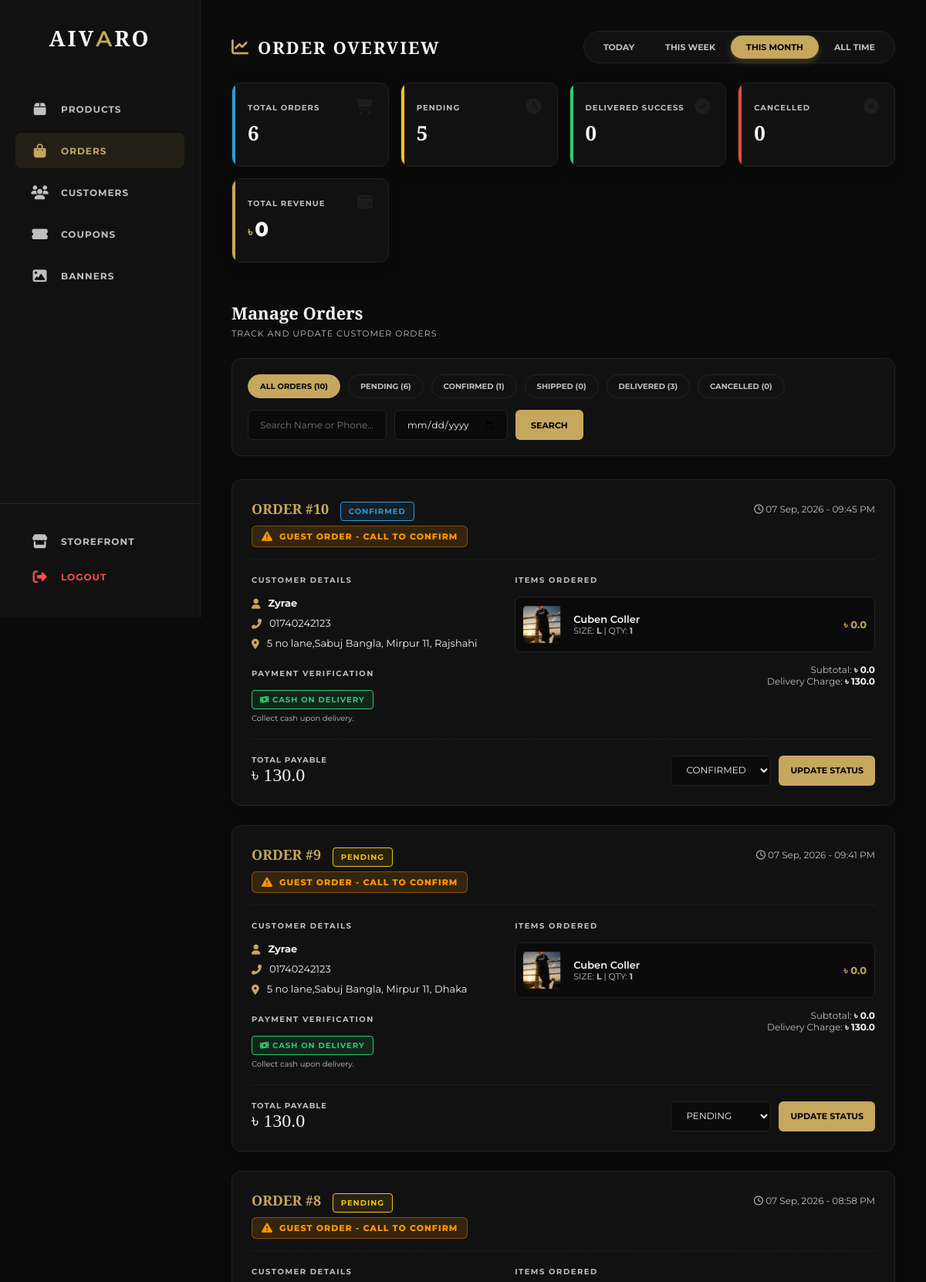
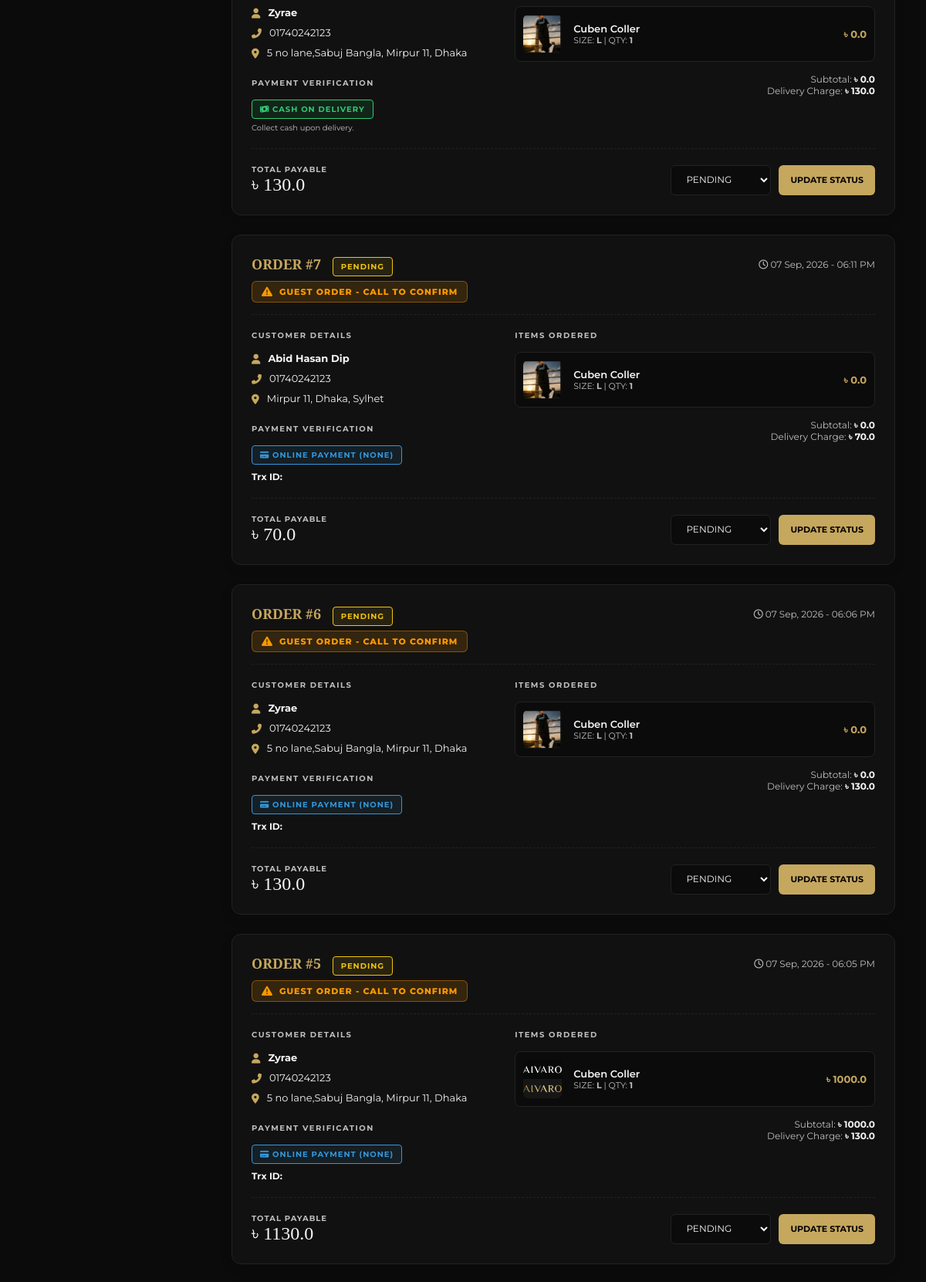
Page /admin/orders (signed in, upper part) on the committed database (2 pictures, top to bottom).
### app.py (models this page shows)
class Order(db.Model):
    id = db.Column(db.Integer, primary_key=True)
    user_id = db.Column(db.Integer, nullable=True)
    customer_name = db.Column(db.String(100), nullable=False)
    phone = db.Column(db.String(20), nullable=False)
    address = db.Column(db.String(200), nullable=False)
    delivery_charge = db.Column(db.Float, default=0.0)
    discount_amount = db.Column(db.Float, default=0.0)
    total_price = db.Column(db.Float, nullable=False)
    applied_coupon = db.Column(db.String(50), nullable=True)
    status = db.Column(db.String(20), default='Pending')
    date_ordered = db.Column(db.DateTime, default=datetime.now)
    payment_method = db.Column(db.String(50), default='COD')
    payment_gateway = db.Column(db.String(50), nullable=True)
    trx_id = db.Column(db.String(100), nullable=True)
    payment_screenshot = db.Column(db.String(200), nullable=True)
    items = db.relationship('OrderItem', backref='order', lazy=True)

class OrderItem(db.Model):
    id = db.Column(db.Integer, primary_key=True)
    order_id = db.Column(db.Integer, db.ForeignKey('order.id'), nullable=False)
    product_id = db.Column(db.Integer, nullable=False)
    product_name = db.Column(db.String(100), nullable=False)
    product_price = db.Column(db.Float, nullable=False)
    product_size = db.Column(db.String(50))
    product_image = db.Column(db.String(200))
    quantity = db.Column(db.Integer, nullable=False)

### app.py (the view, shortened to what this page needs)
@app.route('/admin/orders')
@login_required
def admin_orders():
    if not current_user.is_admin: return redirect(url_for('home'))
    today = datetime.now().date()
    start_of_week = today - timedelta(days=today.weekday())
    start_of_month = today.replace(day=1)
    all_orders = Order.query.all()
    stats = {
        'today': {'total': 0, 'pending': 0, 'delivered': 0, 'cancelled': 0, 'revenue': 0},
        'week': {'total': 0, 'pending': 0, 'delivered': 0, 'cancelled': 0, 'revenue': 0},
        'month': {'total': 0, 'pending': 0, 'delivered': 0, 'cancelled': 0, 'revenue': 0},
        'all_time': {'total': 0, 'pending': 0, 'delivered': 0, 'cancelled': 0, 'revenue': 0}
    }
    for o in all_orders:
        o_date = o.date_ordered.date()
        def update_stat(time_key):
            stats[time_key]['total'] += 1
            if o.status == 'Pending': stats[time_key]['pending'] += 1
            elif o.status == 'Delivered': stats[time_key]['delivered'] += 1; stats[time_key]['revenue'] += int(o.total_price)
            elif o.status == 'Cancelled': stats[time_key]['cancelled'] += 1
        update_stat('all_time')
        if o_date == today: update_stat('today')
        if o_date >= start_of_week: update_stat('week')
        if o_date >= start_of_month: update_stat('month')
    query = Order.query
    status_filter = request.args.get('status', 'All')
    filter_date = request.args.get('filter_date')
    search_query = request.args.get('search_query')
    if status_filter != 'All':
        query = query.filter(Order.status == status_filter)
    if search_query:
        query = query.filter(or_(Order.customer_name.ilike(f'%{search_query}%'), Order.phone.ilike(f'%{search_query}%')))
    orders = query.order_by(Order.date_ordered.desc()).all()
    counts = {
        'All': Order.query.count(),
        'Pending': Order.query.filter_by(status='Pending').count(),
        'Confirmed': Order.query.filter_by(status='Confirmed').count(),
        'Shipped': Order.query.filter_by(status='Shipped').count(),
        'Delivered': Order.query.filter_by(status='Delivered').count(),
        'Cancelled': Order.query.filter_by(status='Cancelled').count()
    }
    return render_template('admin_orders.html', orders=orders, counts=counts, stats=stats, current_status=status_filter, search_query=search_query, current_filter=filter_date)

### app.py (called while the page is built, shortened)
@app.after_request
def add_header(response):
    response.headers['Cache-Control'] = 'no-store, no-cache, must-revalidate, post-check=0, pre-check=0, max-age=0'
    response.headers['Pragma'] = 'no-cache'
    response.headers['Expires'] = '-1'
    return response

@login_manager.user_loader
def load_user(user_id):
    return User.query.get(int(user_id))

@app.before_request
def check_banned_user():
    if request.endpoint and 'static' in request.endpoint: return
    if current_user.is_authenticated and getattr(current_user, 'is_banned', False):
        logout_user()
        flash('Your account has been banned.', 'error')
        return redirect(url_for('login'))

@app.context_processor
def inject_global_data():
    data = {'cart_count': 0, 'is_birthday': False, 'bday_code': '', 'bday_discount': 0}
    if current_user.is_authenticated:
        items = CartItem.query.filter_by(user_id=current_user.id).all()
        data['cart_count'] = sum(item.quantity for item in items if item.product is not None)
    else:
        valid_count = sum(item.get('quantity', 1) for item in session.get('cart', []) if Product.query.get(item.get('product_id')))
        data['cart_count'] = valid_count
    return data

@app.context_processor
def inject_active_coupon():
    try: return dict(coupon=Coupon.query.filter_by(active=True).order_by(Coupon.id.desc()).first())
    except Exception: return dict(coupon=None)

### templates/admin_orders.html (shortened to what this page needs)
{% extends 'base.html' %}
{% block content %}
<div class="admin-layout">
    <aside class="admin-sidebar">
        <div class="sidebar-logo">AIV<span>A</span>RO</div>
        <nav class="sidebar-menu">
            <a href="/admin" class="sidebar-link"><i class="fas fa-box"></i> Products</a>
            <a href="/admin/orders" class="sidebar-link active"><i class="fas fa-shopping-bag"></i> Orders</a>
            <a href="/admin/users" class="sidebar-link"><i class="fas fa-users"></i> Customers</a>
            <a href="/admin/campaigns" class="sidebar-link"><i class="fas fa-ticket-alt"></i> Coupons</a>
            <a href="/admin/banners" class="sidebar-link"><i class="fas fa-image"></i> Banners</a>
        </nav>
        <div class="sidebar-bottom">
            <a href="/" class="sidebar-link" style="color: var(--muted-color);"><i class="fas fa-store"></i> Storefront</a>
            <a href="/logout" class="sidebar-link" style="color: #ff4d4d;"><i class="fas fa-sign-out-alt"></i> Logout</a>
        </div>
    </aside>
    <main class="admin-main">
        <div class="analytics-section">
            <div class="dashboard-header">
                <h2 class="dash-title"><i class="fas fa-chart-line" style="color: var(--accent-color);"></i> Order Overview</h2>
                <div class="time-filters">
                    <div class="stat-tab" id="tab-today" onclick="loadStats('today')">Today</div>
                    <div class="stat-tab" id="tab-week" onclick="loadStats('week')">This Week</div>
                    <div class="stat-tab active" id="tab-month" onclick="loadStats('month')">This Month</div>
                    <div class="stat-tab" id="tab-all_time" onclick="loadStats('all_time')">All Time</div>
                </div>
            </div>
            <div class="stats-grid">
                <div class="stat-card card-blue delay-1">
                    <i class="fas fa-shopping-cart stat-icon"></i>
                    <div class="stat-label">Total Orders</div>
                    <div class="stat-number" id="stat-total">0</div>
                </div>
                <div class="stat-card card-yellow delay-2">
                    <i class="fas fa-clock stat-icon"></i>
                    <div class="stat-label">Pending</div>
                    <div class="stat-number" id="stat-pending">0</div>
                </div>
                <div class="stat-card card-green delay-3">
                    <i class="fas fa-check-circle stat-icon"></i>
                    <div class="stat-label">Delivered Success</div>
                    <div class="stat-number" id="stat-delivered">0</div>
                </div>
                <div class="stat-card card-red delay-4">
                    <i class="fas fa-times-circle stat-icon"></i>
                    <div class="stat-label">Cancelled</div>
                    <div class="stat-number" id="stat-cancelled">0</div>
                </div>
                <div class="stat-card card-gold delay-5">
                    <i class="fas fa-wallet stat-icon"></i>
                    <div class="stat-label">Total Revenue</div>
                    <div class="stat-number"><span style="font-size: 16px; color: var(--accent-color); margin-right: 3px;">৳</span><span id="stat-revenue">0</span></div>
                </div>
            </div>
        </div>
        <div class="section-title">Manage Orders</div>
        <div class="section-sub">Track and update customer orders</div>
        <div class="filter-bar">
            <div class="filter-pills">
                <a href="?status=All" class="filter-pill {% if current_status == 'All' %}active{% endif %}">All Orders ({{ counts['All'] }})</a>
                <a href="?status=Pending" class="filter-pill {% if current_status == 'Pending' %}active{% endif %}">Pending ({{ counts['Pending'] }})</a>
                <a href="?status=Confirmed" class="filter-pill {% if current_status == 'Confirmed' %}active{% endif %}">Confirmed ({{ counts['Confirmed'] }})</a>
                <a href="?status=Shipped" class="filter-pill {% if current_status == 'Shipped' %}active{% endif %}">Shipped ({{ counts['Shipped'] }})</a>
                <a href="?status=Delivered" class="filter-pill {% if current_status == 'Delivered' %}active{% endif %}">Delivered ({{ counts['Delivered'] }})</a>
                <a href="?status=Cancelled" class="filter-pill {% if current_status == 'Cancelled' %}active{% endif %}">Cancelled ({{ counts['Cancelled'] }})</a>
            </div>
            <form class="search-form" method="GET" action="/admin/orders">
                <input type="text" name="search_query" class="search-input" placeholder="Search Name or Phone..." value="{{ search_query or '' }}">
                <input type="date" name="filter_date" class="search-input" value="{{ current_filter or '' }}">
                <button type="submit" class="search-btn">Search</button>
            </form>
        </div>
        {% for order in orders %}
        <div class="order-card reveal-up">
            <div class="order-card-header">
                <div style="display: flex; flex-direction: column; gap: 10px;">
                    <div class="order-id">ORDER #{{ order.id }} <span class="badge {{ order.status }}">{{ order.status }}</span></div>
                    {% if not order.user_id %}
                    <div class="guest-badge" title="Customer ordered without an account">
                        <i class="fas fa-exclamation-triangle" style="font-size: 14px;"></i> GUEST ORDER - CALL TO CONFIRM
                    </div>
                    {% endif %}
                </div>
                <div style="font-size: 12px; color: var(--muted-color); margin-top: 5px;"><i class="far fa-clock"></i> {{ order.date_ordered.strftime('%d %b, %Y - %I:%M %p') }}</div>
            </div>
            <div class="order-grid">
                <div>
                    <div class="info-title">Customer Details</div>
                    <div class="info-line"><i class="fas fa-user"></i> <strong>{{ order.customer_name }}</strong></div>
                    <div class="info-line"><i class="fas fa-phone-alt"></i> {{ order.phone }}</div>
                    <div class="info-line"><i class="fas fa-map-marker-alt"></i> {{ order.address }}</div>
                    <div class="info-title" style="margin-top: 25px;">Payment Verification</div>
                    {% if order.payment_method == 'COD' %}
                        <div class="badge Pending" style="display:inline-block; margin-left:0; background:rgba(46, 204, 113, 0.1); color:#2ecc71; border-color:#2ecc71;">
                            <i class="fas fa-money-bill-wave"></i> CASH ON DELIVERY
                        </div>
                        <div style="font-size:10px; color:var(--muted-color); margin-top:5px;">Collect cash upon delivery.</div>
                    {% else %}
                        <div class="badge Confirmed" style="display:inline-block; margin-left:0;">
                            <i class="fas fa-credit-card"></i> ONLINE PAYMENT ({{ order.payment_gateway }})
                        </div>
                        <div style="font-size:12px; margin-top:8px;"><strong>Trx ID:</strong> </div>
                    {% endif %}
                </div>
                <div>
                    <div class="info-title">Items Ordered</div>
                    {% for item in order.items %}
                    <div class="item-row">
                        {% if item.product_image %}
                            <img src="{{ url_for('static', filename='images/' + item.product_image) }}" class="item-img">
                        {% else %}
                            <div class="item-img" style="background:var(--bg-color); display:flex; align-items:center; justify-content:center;"><i class="fas fa-image" style="color:var(--muted-color);"></i></div>
                        {% endif %}
                        <div class="item-details">
                            <div class="item-name">{{ item.product_name }}</div>
                            <div class="item-meta">SIZE: <strong>{{ item.product_size }}</strong> | QTY: <strong>{{ item.quantity }}</strong></div>
                        </div>
                        <div class="item-price">৳ {{ item.product_price }}</div>
                    </div>
                    {% endfor %}
                    <div style="text-align: right; font-size: 12px; color: var(--muted-color); margin-top: 15px;">
                        <div>Subtotal: <strong style="color:var(--text-color);">৳ {{ order.total_price - order.delivery_charge + order.discount_amount }}</strong></div>
                        <div>Delivery Charge: <strong style="color:var(--text-color);">৳ {{ order.delivery_charge }}</strong></div>
                    </div>
                </div>
            </div>
            <div class="order-footer">
                <div>
                    <div class="total-payable">Total Payable</div>
                    <div class="total-amount">৳ {{ order.total_price }}</div>
                </div>
                <form action="/admin/update-order/{{ order.id }}" method="POST" class="update-form">
                    <select name="status" class="status-select">
                        <option value="Pending" {% if order.status == 'Pending' %}selected{% endif %}>PENDING</option>
                        <option value="Confirmed" {% if order.status == 'Confirmed' %}selected{% endif %}>CONFIRMED</option>
                    </select>
                    <button type="submit" class="search-btn" style="padding: 10px 15px;">Update Status</button>
                </form>
            </div>
        </div>
        {% endfor %}
    </main>
</div>
{% endblock %}

### templates/base.html (shortened to what this page needs)
<!DOCTYPE html>
<html lang="en">
<head>
    <link rel="stylesheet" href="https://cdnjs.cloudflare.com/ajax/libs/font-awesome/6.4.0/css/all.min.css">
</head>
<body>
    <main>{% block content %}{% endblock %}</main>
</body>
</html>

### templates/base.html (style rules this page uses)
:root { --bg-color: #0B0B0B; --panel-color: #111111; --text-color: #F5F5F5; --muted-color: #BFBFBF; --accent-color: #C6A75E; --border-color: #222222; --footer-bg: #050505; --glass-bg: rgba(15, 15, 15, 0.5); --glass-border: rgba(255, 255, 255, 0.08); --glass-shadow: 0 8px 32px 0 rgba(0, 0, 0, 0.3); --font-head: 'Playfair Display', serif; --font-body: 'Montserrat', sans-serif; }
body, .floating-header, .desktop-nav, .icon-link, footer, .dropdown-content, #mobileDrawer, .search-wrapper, .mobile-search-container, input, select { transition: background-color 0.4s ease, color 0.4s ease, border-color 0.4s ease, box-shadow 0.4s ease !important; }
* { margin: 0; padding: 0; box-sizing: border-box; font-family: var(--font-body); -webkit-tap-highlight-color: transparent; }
body { background-color: var(--bg-color); color: var(--text-color); overflow-x: hidden; width: 100%; padding-bottom: 80px; }
a { text-decoration: none; color: inherit; transition: 0.3s; }
main { animation: pageEntrance 0.6s cubic-bezier(0.2, 1, 0.3, 1) forwards; opacity: 0; transform: translateY(15px); }

### rows in the picture
Order: id "10", status "CONFIRMED", shows "GUEST ORDER - CALL TO CONFIRM", date_ordered "07 Sep, 2026 - 09:45 PM", customer_name "Zyrae", phone "01740242123", address "5 no lane,Sabuj Bangla, Mirpur 11, Rajshahi", payment_method "COD" (drawn), total_price+delivery_charge+discount_amount "0.0", delivery_charge "130.0", total_price "130.0"
OrderItem: product_image (picture), product_name "Cuben Coller", product_size "L", quantity "1", product_price "0.0"
Order: id "9", status "PENDING", shows "GUEST ORDER - CALL TO CONFIRM", date_ordered "07 Sep, 2026 - 09:41 PM", customer_name "Zyrae", phone "01740242123", address "5 no lane,Sabuj Bangla, Mirpur 11, Dhaka", payment_method "COD" (drawn), total_price+delivery_charge+discount_amount "0.0", delivery_charge "130.0", total_price "130.0"
OrderItem: product_image (picture), product_name "Cuben Coller", product_size "L", quantity "1", product_price "0.0"
Order: id "8", status "PENDING", shows "GUEST ORDER - CALL TO CONFIRM", date_ordered "07 Sep, 2026 - 08:58 PM", customer_name "Zyrae", phone "01740242123", address "5 no lane,Sabuj Bangla, Mirpur 11, Dhaka", payment_method "COD" (drawn), total_price+delivery_charge+discount_amount "0.0", delivery_charge "130.0", total_price "130.0"
OrderItem: product_image (picture), product_name "Cuben Coller", product_size "L", quantity "1", product_price "0.0"
Order: id "7", status "PENDING", shows "GUEST ORDER - CALL TO CONFIRM", date_ordered "07 Sep, 2026 - 06:11 PM", customer_name "Abid Hasan Dip", phone "01740242123", address "Mirpur 11, Dhaka, Sylhet", payment_gateway "NONE", total_price+delivery_charge+discount_amount "0.0", delivery_charge "70.0", total_price "70.0"
OrderItem: product_image (picture), product_name "Cuben Coller", product_size "L", quantity "1", product_price "0.0"
Order: id "6", status "PENDING", shows "GUEST ORDER - CALL TO CONFIRM", date_ordered "07 Sep, 2026 - 06:06 PM", customer_name "Zyrae", phone "01740242123", address "5 no lane,Sabuj Bangla, Mirpur 11, Dhaka", payment_gateway "NONE", total_price+delivery_charge+discount_amount "0.0", delivery_charge "130.0", total_price "130.0"
OrderItem: product_image (picture), product_name "Cuben Coller", product_size "L", quantity "1", product_price "0.0"
Order: id "5", status "PENDING", shows "GUEST ORDER - CALL TO CONFIRM", date_ordered "07 Sep, 2026 - 06:05 PM", customer_name "Zyrae", phone "01740242123", address "5 no lane,Sabuj Bangla, Mirpur 11, Dhaka", payment_gateway "NONE", total_price+delivery_charge+discount_amount "1000.0", delivery_charge "130.0", total_price "1130.0"
OrderItem: product_image (picture), product_name "Cuben Coller", product_size "L", quantity "1", product_price "1000.0"

### other values in the picture
{{ counts['All'] }} "10"
{{ counts['Pending'] }} "6"
{{ counts['Confirmed'] }} "1"
{{ counts['Shipped'] }} "0"
{{ counts['Delivered'] }} "3"
{{ counts['Cancelled'] }} "0"
